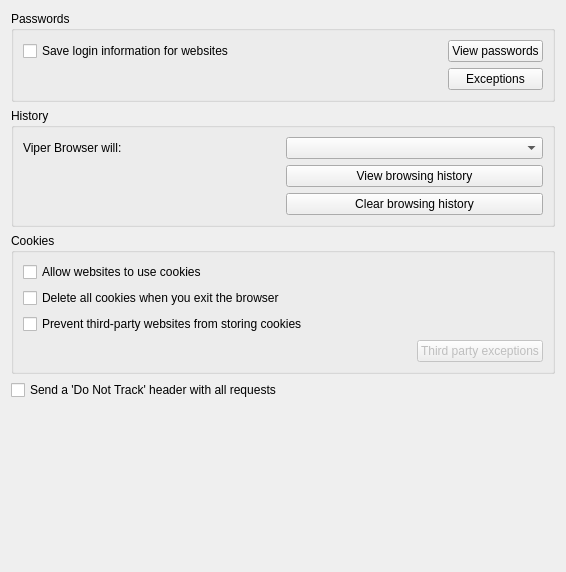
<?xml version="1.0" encoding="UTF-8"?>
<ui version="4.0">
 <class>PrivacyTab</class>
 <widget class="QWidget" name="PrivacyTab">
  <property name="geometry">
   <rect>
    <x>0</x>
    <y>0</y>
    <width>566</width>
    <height>572</height>
   </rect>
  </property>
  <property name="windowTitle">
   <string>Form</string>
  </property>
  <layout class="QVBoxLayout" name="verticalLayout">
   <item>
    <widget class="QGroupBox" name="groupBoxAutoFill">
     <property name="title">
      <string>Passwords</string>
     </property>
     <layout class="QGridLayout" name="gridLayout_2">
      <item row="0" column="1">
       <spacer name="horizontalSpacer">
        <property name="orientation">
         <enum>Qt::Horizontal</enum>
        </property>
        <property name="sizeHint" stdset="0">
         <size>
          <width>40</width>
          <height>20</height>
         </size>
        </property>
       </spacer>
      </item>
      <item row="0" column="0">
       <widget class="QCheckBox" name="checkBoxEnableAutoFill">
        <property name="text">
         <string>Save login information for websites</string>
        </property>
       </widget>
      </item>
      <item row="0" column="2">
       <widget class="QPushButton" name="pushButtonViewCredentials">
        <property name="text">
         <string>View passwords</string>
        </property>
       </widget>
      </item>
      <item row="1" column="2">
       <widget class="QPushButton" name="pushButtonAutoFillExceptions">
        <property name="text">
         <string>Exceptions</string>
        </property>
       </widget>
      </item>
     </layout>
    </widget>
   </item>
   <item>
    <widget class="QGroupBox" name="groupBoxHistory">
     <property name="title">
      <string>History</string>
     </property>
     <layout class="QGridLayout" name="gridLayout">
      <item row="0" column="1">
       <widget class="QComboBox" name="comboBoxHistoryOptions"/>
      </item>
      <item row="0" column="0">
       <widget class="QLabel" name="labelHistory">
        <property name="text">
         <string>Viper Browser will:</string>
        </property>
        <property name="alignment">
         <set>Qt::AlignLeading|Qt::AlignLeft|Qt::AlignVCenter</set>
        </property>
       </widget>
      </item>
      <item row="1" column="1">
       <widget class="QPushButton" name="pushButtonViewHistory">
        <property name="text">
         <string>View browsing history</string>
        </property>
       </widget>
      </item>
      <item row="2" column="1">
       <widget class="QPushButton" name="pushButtonClearHistory">
        <property name="text">
         <string>Clear browsing history</string>
        </property>
       </widget>
      </item>
     </layout>
    </widget>
   </item>
   <item>
    <widget class="QGroupBox" name="groupBoxCookies">
     <property name="title">
      <string>Cookies</string>
     </property>
     <layout class="QVBoxLayout" name="verticalLayout_2">
      <item>
       <widget class="QCheckBox" name="checkBoxAllowCookies">
        <property name="text">
         <string>Allow websites to use cookies</string>
        </property>
       </widget>
      </item>
      <item>
       <widget class="QCheckBox" name="checkBoxRemoveCookiesOnExit">
        <property name="text">
         <string>Delete all cookies when you exit the browser</string>
        </property>
       </widget>
      </item>
      <item>
       <widget class="QCheckBox" name="checkBoxBlockThirdParties">
        <property name="text">
         <string>Prevent third-party websites from storing cookies</string>
        </property>
       </widget>
      </item>
      <item alignment="Qt::AlignRight">
       <widget class="QPushButton" name="pushButtonThirdPartyExceptions">
        <property name="enabled">
         <bool>false</bool>
        </property>
        <property name="maximumSize">
         <size>
          <width>200</width>
          <height>16777215</height>
         </size>
        </property>
        <property name="text">
         <string>Third party exceptions</string>
        </property>
       </widget>
      </item>
     </layout>
    </widget>
   </item>
   <item>
    <widget class="QCheckBox" name="checkBoxDoNotTrack">
     <property name="text">
      <string>Send a 'Do Not Track' header with all requests</string>
     </property>
    </widget>
   </item>
   <item>
    <spacer name="verticalSpacer">
     <property name="orientation">
      <enum>Qt::Vertical</enum>
     </property>
     <property name="sizeHint" stdset="0">
      <size>
       <width>20</width>
       <height>40</height>
      </size>
     </property>
    </spacer>
   </item>
  </layout>
 </widget>
 <resources/>
 <connections/>
</ui>
